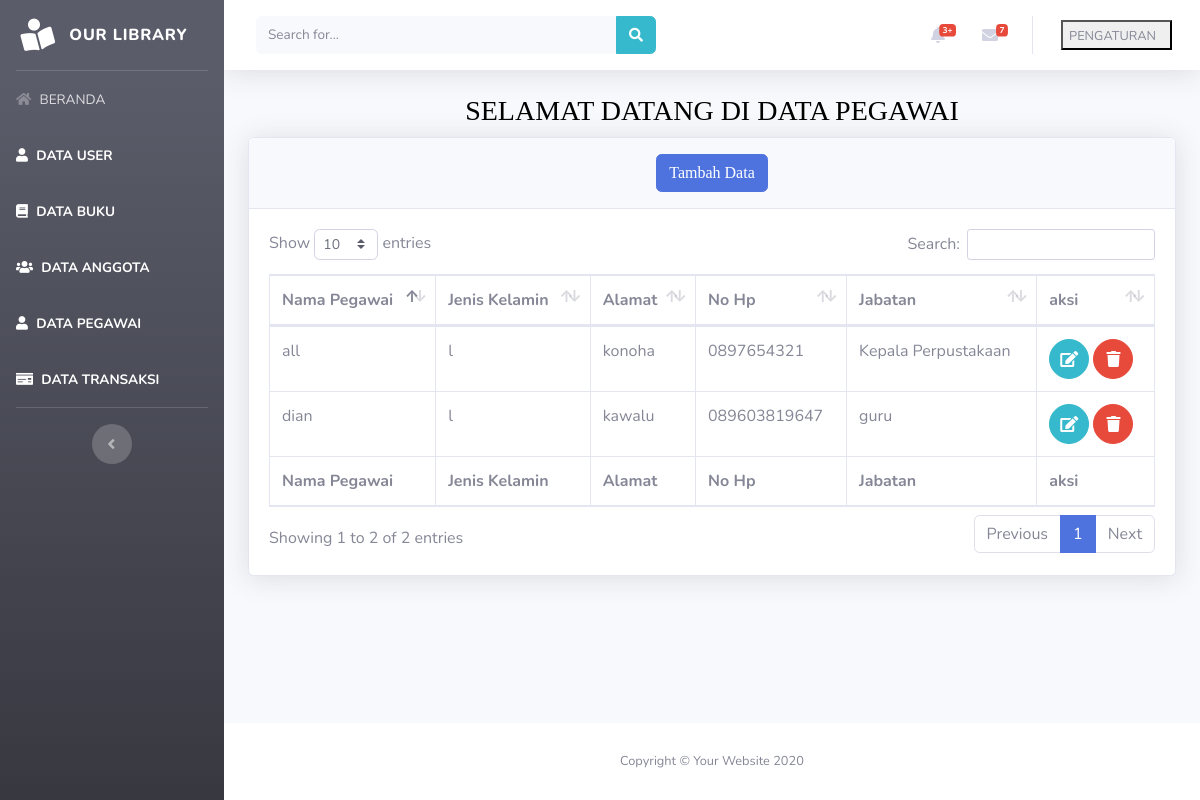
The page /beranda.php?page=pegawai on the database its author committed.
### tables this page shows
CREATE TABLE `tabel_pegawai` (
  `id_pegawai` int(5) NOT NULL,
  `nama_pegawai` varchar(50) NOT NULL,
  `jenis_kelamin` enum('l','p') NOT NULL,
  `alamat` text NOT NULL,
  `no_hp` varchar(20) NOT NULL,
  `jabatan` varchar(30) NOT NULL
);

### views/pegawai/pegawai.php (the view)
<div class="container-fluid">
    <h1 class="h3 mb-2 text-gray-800" align="center"><font color="black" face="fantasy">SELAMAT DATANG DI DATA PEGAWAI</font></h1>
    <div class="card shadow mb-4">
        <div class="card-header py-3" align="center">
            <a href="beranda.php?page=pegawai&aksi=add">
                <button class="btn btn-primary"><font color="white" face="fantasy">Tambah Data</font></button>
            </a>
        </div>
        <div class="card-body">
            <div class="table-responsive">
                <table class="table table-bordered" id="dataTable" width="100%" cellspacing="0">
                    <thead>
                        <tr>
                            <th>Nama Pegawai</th>
                            <th>Jenis Kelamin</th>
                            <th>Alamat</th>
                            <th>No Hp</th>
                            <th>Jabatan</th>
                            <th>aksi</th>
                        </tr>
                    </thead>
                    <tfoot>
                        <tr>
                            <th>Nama Pegawai</th>
                            <th>Jenis Kelamin</th>
                            <th>Alamat</th>
                            <th>No Hp</th>
                            <th>Jabatan</th>
                            <th>aksi</th>
                        </tr>
                    </tfoot>
                    <tbody>
                    <?php
                        $sql = "select * from tabel_pegawai";
                        $show = $database->query($sql);
                        foreach($show as $pegawai):
                    ?>
                        <tr>
                            <td><?php echo $pegawai['nama_pegawai']?></td>
                            <td><?php echo $pegawai['jenis_kelamin']?></td>
                            <td><?php echo $pegawai['alamat']?></td>
                            <td><?php echo $pegawai['no_hp']?></td>
                            <td><?php echo $pegawai['jabatan']?></td>
                            <td>
                               <a href="beranda.php?page=pegawai&aksi=edit&id=<?php echo $pegawai['id_pegawai']?>"
                                 class="btn btn-info btn-circle">
                                    <i class="fas fa-edit"></i>
                                    </a>
                                <a href="model/pegawai/prosesdeletepegawai.php?id=<?php echo $pegawai['id_pegawai']?>"
                                 class="btn btn-danger btn-circle">
                                    <i class="fas fa-trash"></i>
                                    </a>
                            </td>
                        </tr>
                        <?php endforeach; ?>
                    </tbody>
                </table>
            </div>
        </div>
    </div>
</div>

### rows shown on the page
tabel_pegawai: nama_pegawai "dian", jenis_kelamin "l", alamat "kawalu", no_hp "089603819647", jabatan "guru"
tabel_pegawai: nama_pegawai "all", jenis_kelamin "l", alamat "konoha", no_hp "0897654321", jabatan "Kepala Perpustakaan"
